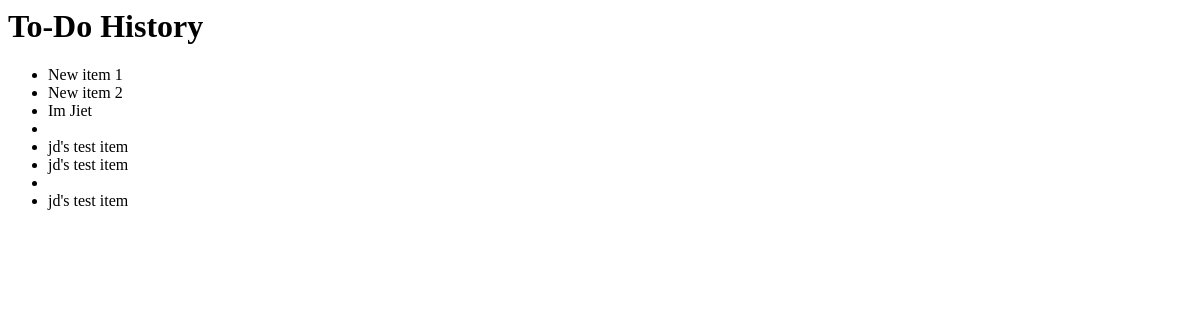
Before: /todohist/ with the older database file.
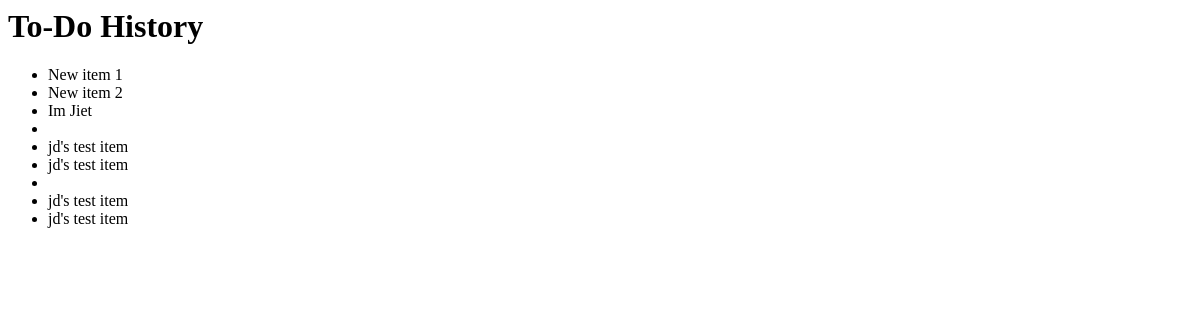
After: the same page with the newer database file.
### todo/models.py (models this page shows)
class ToDoHistory(models.Model):
    content = models.TextField()

### todo/views.py (the view)
# urls.py: path('todohist/', ToDoHistView),
def ToDoHistView (request):
    hist_item = ToDoHistory.objects.all()
    return render(request, 'todohist.html', {'all_items': hist_item})

### templates/todohist.html
<h1>To-Do History</h1>
<ul name= "List of Archived Items">
    {% for hist_item in all_items %}
    <li>
        {{hist_item.content}}
    </li>
    {% endfor %}
</ul>

Changed rows visible on the page:
added ToDoHistory: content "jd's test item"
